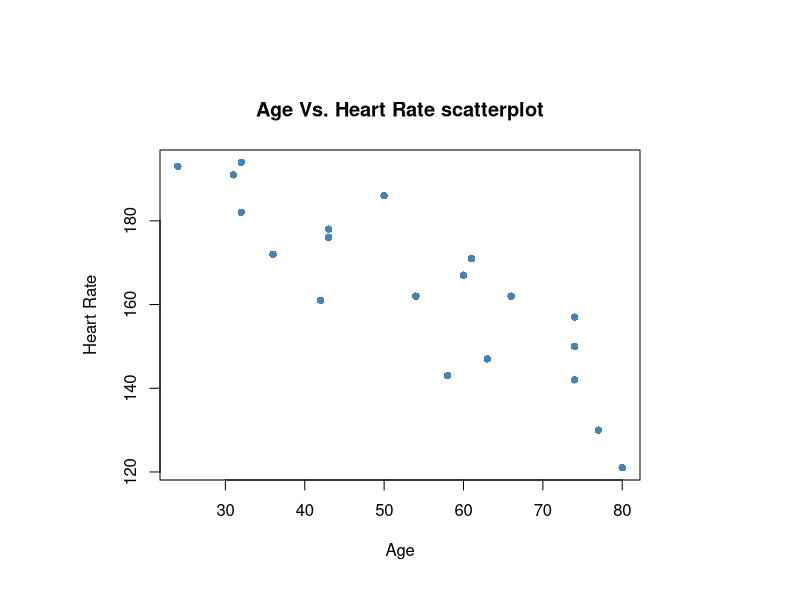
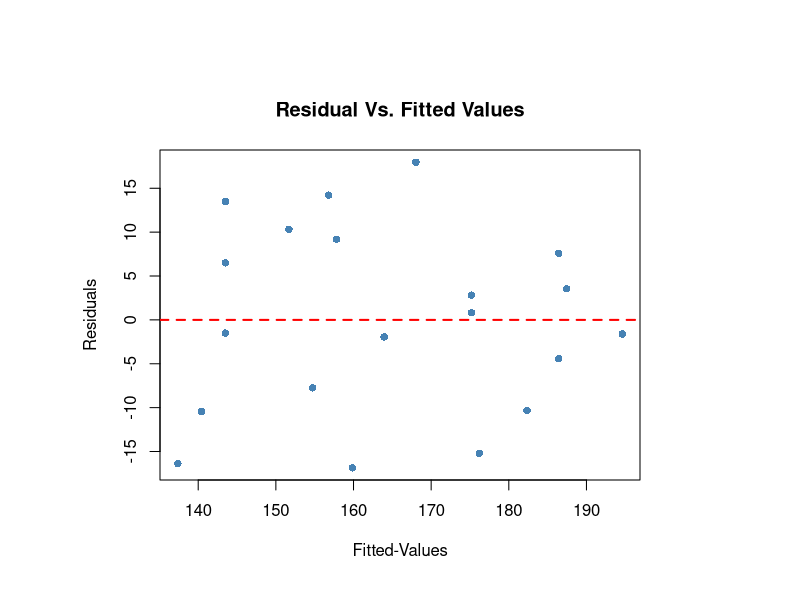

Write R code to recreate these figures, in order.
## ---- chunk 1
set.seed(0)

age = round(runif(20, min=20, max = 80))

heartrate = (220-age)
heartrate = round(heartrate + rnorm(20, mean=0, sd=15))

cat("Age:", age )
cat("\n\nHearbeat:", heartrate)
## ---- chunk 2
data = data.frame(Age=age, Heartrate=heartrate)

print(data)
## ---- chunk 3
par(plt=c(0.2, 0.8, 0.2, 0.75))
plot(age, heartrate,
     xlab = "Age", ylab="Heart Rate",
     main = "Age Vs. Heart Rate scatterplot",
     pch=16, col="steelblue")
## ---- chunk 4
model = lm(heartrate~age)
summary(model)
## ---- chunk 5
res = residuals(model)
pred = fitted(model)

cat("Fitted-Values: ", pred)
cat("\n\nResidual: ", res)
cat("\n\nSummary of Residual\n")
print(summary(res))
## ---- chunk 6
par(plt=c(0.2, 0.8, 0.2, 0.75))

plot(pred, res,
     xlab="Fitted-Values", ylab="Residuals",
     main="Residual Vs. Fitted Values",
     pch=16, col="steelblue")
abline(h=0, col="red", lwd=2, lty=2)

## ---- chunk 7
n = length(age)

beta_0_hat = coef(model)[["age"]]

RSS=sum(res^2)

sigma_hat = sqrt(RSS/n-2)

Sxx = sqrt(sum(age=mean(age)^2))
Std_err_beta_0 = sigma_hat/Sxx

cat("beta_0=", beta_0_hat)
cat("\n\nSigma_hat=", sigma_hat)
cat("\n\nSE(beta_0)=", Std_err_beta_0)
## ---- chunk 8
t_0 = (beta_0_hat-(-0))/Std_err_beta_0

cat("       Under Ho,\n                   t-statistic value= ", t_0)

p_value = pt(t_0, 20, lower.tail=FALSE)

cat("\n\n     The corresponding p-value for the test statistic will be:\n\n                     p-value=", p_value)
## ---- chunk 9
Sxx = sqrt(sum(age=mean(age)^2))
Std_err_beta_0 = sigma_hat/Sxx

t = (beta_0_hat-(-1))/Std_err_beta_0
cat("Under Ho,\n            t-statistic value= ", t )

p_value = pt(t, 20, lower.tail=FALSE)

cat("\n\n The corresponding p-value for the test statistic will be:\n\n              p-value=", p_value)
